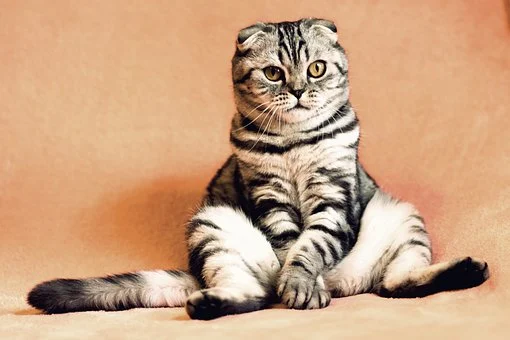
#> input picture opencv/code/cat.jpg, 510 x 340 px, found by its file name
$ python 002.py
#> lines starting #> are read from the running program, lines starting #| are printed output that depends on the picture
import cv2
import sys

img1 = cv2.imread('cat.jpg', cv2.IMREAD_GRAYSCALE)
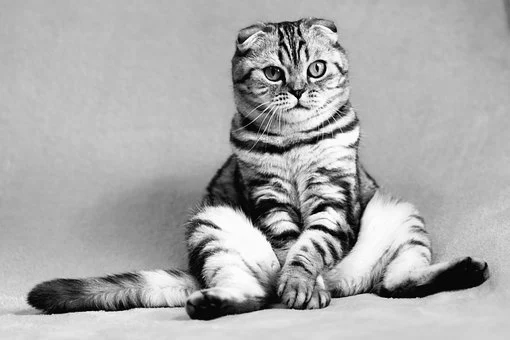
#> img1: shape (340, 510); min 0, max 255, mean 170.7
img2 = cv2.imread('cat.jpg', cv2.IMREAD_COLOR)
#> img2 is the input picture: shape (340, 510, 3); mean B, G, R 129.8, 162.5, 202.5

print('type(img1):', type(img1))
#| type(img1): <class 'numpy.ndarray'>
print('img1.shape:', img1.shape)
#| img1.shape: (340, 510)
print('img2.shape:', img2.shape)
#| img2.shape: (340, 510, 3)
print('img2.dtype:', img2.dtype)
#| img2.dtype: uint8

h, w = img2.shape[:2] # h: 480, w: 640
#> h = 340; w = 510

print('img2 size: {} x {}'.format(w, h))
#| img2 size: 510 x 340

if len(img1.shape) == 2:
    print('img1 is a grayscale image')
elif len(img1.shape) == 3:
    print('img1 is a truecolor image')
